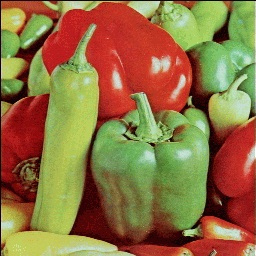
%> input picture Relevent images/original images/peppers.jpg, 256 x 256 px
$ octave Encryption_Decryption_total_process.m   (GNU Octave 9; MATLAB toolbox functions it lacks are replaced by stand-ins)
%> lines starting %> are read from the running program, lines starting %| are printed output that depends on the picture
clc;
clear all;
%3D chaotic map for image encryption
%3.53<l<3.81
%0<b<0.022
%0<a<0.015
%      x(i+1)=l*x(i)*(1-x(i))+b*y(i)*y(i)*x(i)+a*z(i)*z(i)*z(i);
%      y(i+1)=l*y(i)*(1-y(i))+b*z(i)*z(i)*y(i)+a*x(i)*x(i)*x(i);
%      z(i+1)=l*z(i)*(1-z(i))+b*x(i)*x(i)*z(i)+a*y(i)*y(i);
%modify the chaos by this equation furthure
%z(i+1)=l*z(i)*(1-z(i))+b*x(i)*x(i)*z(i)+a*y(i)*y(i)*y(i);
%initial conditions
%%%%%%%%%%%%%%%%%%%%%%%%%%%%%%%%%%%%%%%%%%%%%%%%%%%%%%%%%%%%%%%%%%%
%%%%%%%%%%%%%%%%%%%% 3D CHAOS GENERATION CODE%%%%%%%%%%%%%%%%%%%%%%
%%%%%%%%%%%%%%%%%%%%%%%%%%%%%%%%%%%%%%%%%%%%%%%%%%%%%%%%%%%%%%%%%%%
 x(1)=0.2350;
 y(1)=0.3500;
 z(1)=0.7350;
 a(1)=0.0125;
 b(1)=0.0157;
 l(1)=3.7700;
 image_height=256;
 for i=1:1:70000
     x(i+1)=l*x(i)*(1-x(i))+b*y(i)*y(i)*x(i)+a*z(i)*z(i)*z(i);
     y(i+1)=l*y(i)*(1-y(i))+b*z(i)*z(i)*y(i)+a*x(i)*x(i)*x(i);
     z(i+1)=l*z(i)*(1-z(i))+b*x(i)*x(i)*z(i)+a*y(i)*y(i);
 end
 %%%%%%%%%%%%%%%%%%%%%%%%%%%%%%%%%%%%%%%%%%%%%%%%%%%%%%%%%%%%%%%%%%
 %%%%%%histogram equalization and preparation for use%%%%%%%%%%%%%%
 %%%%%%%%%%%%%%%%%%%%%%%%%%%%%%%%%%%%%%%%%%%%%%%%%%%%%%%%%%%%%%%%%%
 x=ceil(mod((x*100000),image_height));
 y=ceil(mod((y*100000),image_height));
 z=ceil(mod((z*100000),image_height));
%%%%%%%%%%%%%%%%%%%%%%%%%%%%%%%%%%%%%%%%%%%%%%%%%%%%%%%%%%%%%%%%
%%%%%%%%%%%%%%%%%IMAGE INPUT%%%%%%%%%%%%%%%%%%%%%%%%%%%%%%%%%%%%
%%%%%%%%%%%%%%%%%%%%%%%%%%%%%%%%%%%%%%%%%%%%%%%%%%%%%%%%%%%%%%%%
original=imread('peppers.jpg');
%> original is the input picture: size 256x256x3 uint8; mean R, G, B 144.4, 113.2, 65.5
rgb=rgb2gray(original);
[row,col]=size(rgb);
%> row = 256; col = 256

%%%%%%%%%%%%%%%%%%%%%%%%%%%%%%%%%%%%%%%%%%%%%%%%%%%%%%%%%%%%%%%%%%
%%%%%%%%%%%%%%%%%INITIALIZE THE VALUE OF ROTATION%%%%%%%%%%%%%%%%%
%%%%%%%%%%%%%%%%%%%%%%%%%%%%%%%%%%%%%%%%%%%%%%%%%%%%%%%%%%%%%%%%%%
n=500;
p=600;
q=700;
for j=1:1:row
    k(j)=x(j+n);
    l(j)=y(j+p);
end

% [6 lines of commented-out code are left out]

for j=1:1:col*row
    m(j)=z(j+q);
end
%%%%%%%%%%%%%%%%%%%%%%%%%%%%%%%%%%%%%%%%%%%%%%%%%%%%%%%%%%%%%%%%%%%
% IF k is even right shift row else left shift row%%%%%%%%%%%%%%%%%
% If l is even shift up column else down shift column%%%%%%%%%%%%%%
%%%%%%%%%%%%%%%%%%%ROTATION OPERATION%%%%%%%%%%%%%%%%%%%%%%%%%%%%%%

for i=1:1:row
    for j=1:1:col
        if(mod(k(i),2)==0)
            if((j+k(i))<=col)   %shift right of row
               sh_row(i,j+k(i))=rgb(i,j);
               row_shift_even(i,j)=j+k(i);
            else
               sh_row(i,(j+k(i)-col))=rgb(i,j);
               row_shift_even(i,j)=(j+k(i)-col);
            end
        else
            if((j-k(i))>=1)       %shift left of row
                sh_row(i,j-k(i))=rgb(i,j);
                row_shift_odd(i,j)=j-k(i);
            else
                sh_row(i,(col+j-k(i)))=rgb(i,j);
                row_shift_odd(i,j)=col+j-k(i);
            end
        end
    end
end
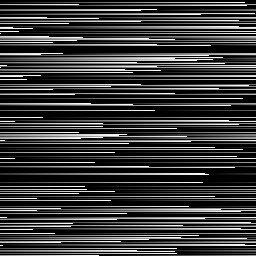
%> row_shift_odd: size 256x256 double; min 0, max 256, mean 59.2; drawn with min black and max white
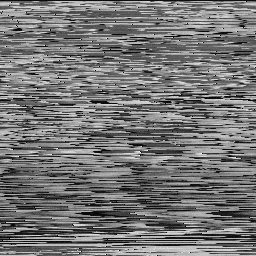
%> sh_row: size 256x256 uint8; min 3, max 253, mean 117.1; mean of the top-left, top-right, bottom-left and bottom-right quarters 124.2, 122.9, 108.8, 112.6


for j=1:1:col
    for i=1:1:row
        if(mod(l(j),2)==0)
           if((i-l(j))>=1)          %shift up of column
                sh_col(i-l(j),j)=sh_row(i,j);
                col_shift_even(i,j)=i-l(j);
            else
                sh_col((row+i-l(j)),j)=sh_row(i,j);
                col_shift_even(i,j)=row+i-l(j);
            end
        else
           if((i+l(j))<=row)           %shift down of column
               sh_col(i+l(j),j)=sh_row(i,j);
               col_shift_odd(i,j)=i+l(j);
               else
               sh_col((i+l(j)-row),j)=sh_row(i,j);
               col_shift_odd(i,j)=(i+l(j)-row);
            end
        end
    end
end
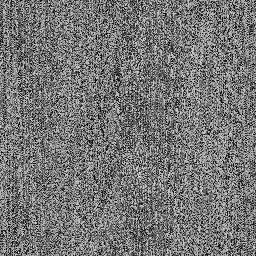
%> sh_col: size 256x256 uint8; min 3, max 253, mean 117.1; mean of the top-left, top-right, bottom-left and bottom-right quarters 115.9, 117.4, 117, 118.2
%%%%%%%%%%%%%%%%%%%%%%%%%%%%%%%%%%%%%%%%%%%%%%%%%%%%%%%%%%%%%%%%%%%%%%%
%%%%%%%%%%%%%%%%%%%%%%%%%%%%XOR IMAGE%%%%%%%%%%%%%%%%%%%%%%%%%%%%%%%%%
%%%%%%%%%%%%%%%%%%%%%%%%%%%%%%%%%%%%%%%%%%%%%%%%%%%%%%%%%%%%%%%%%%%%%%%
total_length=row*col;
%> total_length = 65536
column_image=reshape(sh_col,1,total_length);
for i=1:1:total_length
xorr1(1,i)=bitxor(column_image(i),m(i));
end
y=reshape(xorr1,row,col);
imwrite(y, 'encypted_peppers.jpg', 'Quality', 100);
figure
subplot(3,2,1)
imshow(rgb)
title('Original Image');
subplot(3,2,2)
imhist(rgb)
title('Histogram of original Image');

subplot(3,2,3)
imshow(y)
title('Encrypted Image');
subplot(3,2,4)
imhist(y)
title('Histogram of Encrypted Image');

%%%%%%%%%%%%%%%%%%%%%%%%%%%%%%%%%%%%%%%%%%%%%%%%%%%%%%%%%%%%%%%
%%%%%%%%%%%%%%%%%%%Decryption XOR%%%%%%%%%%%%%%%%%%%%%%%%%%%%%%
%%%%%%%%%%%%%%%%%%%%%%%%%%%%%%%%%%%%%%%%%%%%%%%%%%%%%%%%%%%%%%%
[row,col]=size(y);
rgb=y;
total_length=row*col;
column_image=reshape(rgb,1,total_length);
for i=1:1:total_length
        xorr1(1,i)=bitxor(column_image(i),m(i));
end
shuffled_image=reshape(xorr1,row,col);
%%%%%%%%%%%%%%%%%%%%%%%%%%%%%%%%%%%%%%%%%%%%%%%%%%%%%%%%%%%%%%%%%%%
% IF k is even right shift row else left shift row%%%%%%%%%%%%%%%%%
% If l is even shift up column else down shift column%%%%%%%%%%%%%%
%%%%%%%%%%%%%%%%%%%ROTATION OPERATION%%%%%%%%%%%%%%%%%%%%%%%%%%%%%%
%%%%%%%%%%%%ROW SHIFTING%%%%%%%%%%%%%%%%%%%%%%%%%%%%%%%%%%%%%%
for j=1:1:col
    for i=1:1:row
        if(mod(l(j),2)==0)
           if((i+l(j))<=row)           %shift down of column
               sh_col(i+l(j),j)=shuffled_image(i,j);
               col_shift_even(i,j)=i+l(j);
               else
               sh_col((i+l(j)-row),j)=shuffled_image(i,j);
               col_shift_even(i,j)=(i+l(j)-row);
            end
        else
           if((i-l(j))>=1)          %shift up of column
                sh_col(i-l(j),j)=shuffled_image(i,j);
                col_shift_odd(i,j)=i-l(j);
            else
                sh_col((row+i-l(j)),j)=shuffled_image(i,j);
                col_shift_odd(i,j)=row+i-l(j);
            end
        end
    end
end
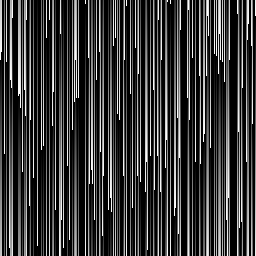
%> col_shift_even: size 256x256 double; min 0, max 256, mean 59.7; mean of the top-left, top-right, bottom-left and bottom-right quarters 59.1, 61, 57.4, 61.5; drawn with min black and max white
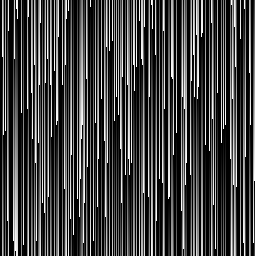
%> col_shift_odd: size 256x255 double; min 0, max 256, mean 69; mean of the top-left, top-right, bottom-left and bottom-right quarters 71.8, 70.7, 67.8, 65.8; drawn with min black and max white
%%%%%%%%%%%%%%%%%%%%%%%%%%%%%%%%%%%%%%%%%%%%%%%%%%%%%%%%%%%%%%%%


for i=1:1:row
    for j=1:1:col
        if(mod(k(i),2)==0)
            if((j-k(i))>=1)       %shift left of row
                sh_row(i,j-k(i))=sh_col(i,j);
                row_shift_even(i,j)=j-k(i);
            else
                sh_row(i,(col+j-k(i)))=sh_col(i,j);
                row_shift_even(i,j)=col+j-k(i);
            end
        else
            if((j+k(i))<=col)   %shift right of row
               sh_row(i,j+k(i))=sh_col(i,j);
               row_shift_even(i,j)=j+k(i);
            else
               sh_row(i,(j+k(i)-col))=sh_col(i,j);
               row_shift_even(i,j)=(j+k(i)-col);
            end
        end
    end
end
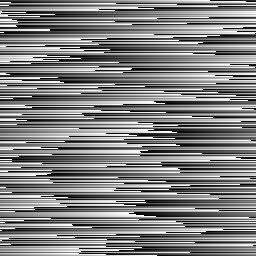
%> row_shift_even: size 256x256 double; min 1, max 256, mean 128.5; drawn with min black and max white


subplot(3,2,5)
imshow (sh_row)
title('decrypted image');

subplot(3,2,6)
imhist(sh_row)
title('histogram decrypted image');
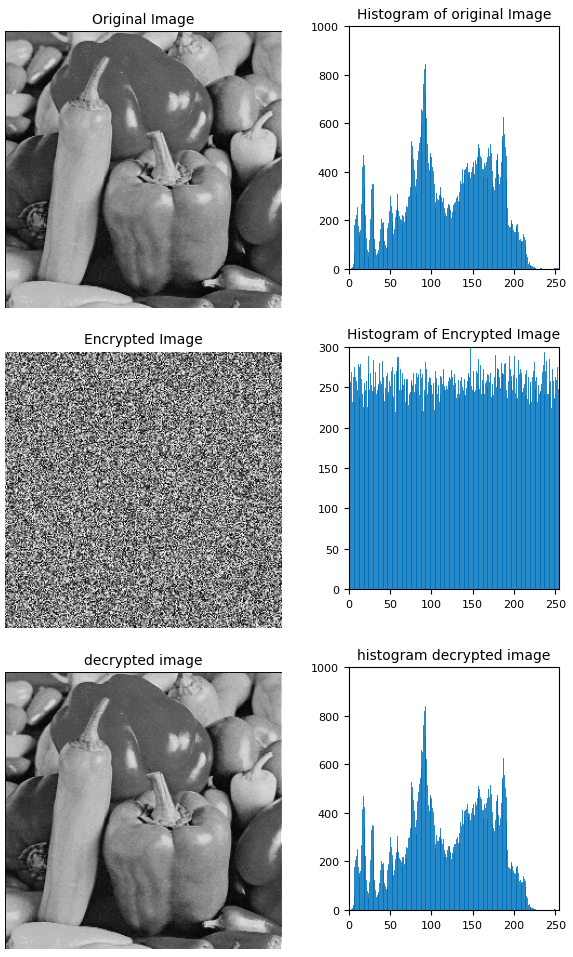
%> figure redrawn from the program's plot data, 6 panels

imwrite(sh_row, 'Decrypted_peppers.jpg', 'Quality', 100);
